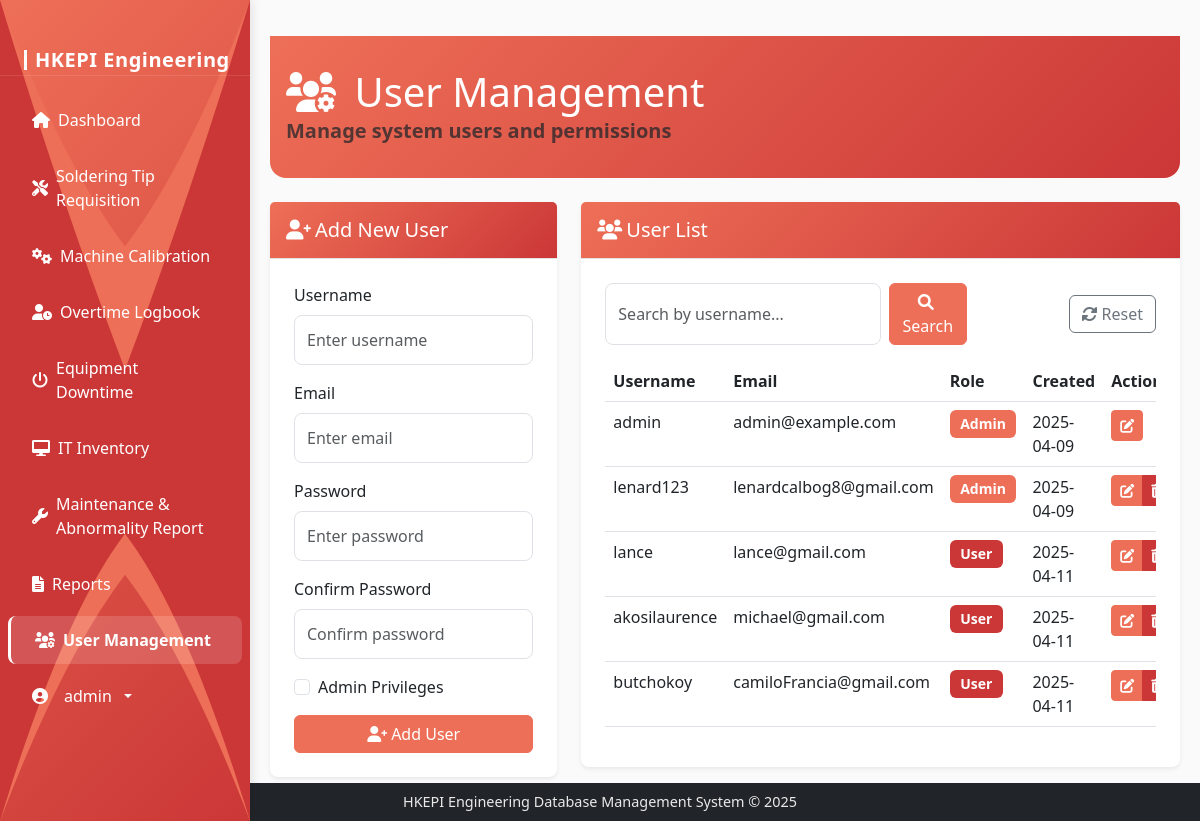
The page /users (signed in) on the database as committed earlier.
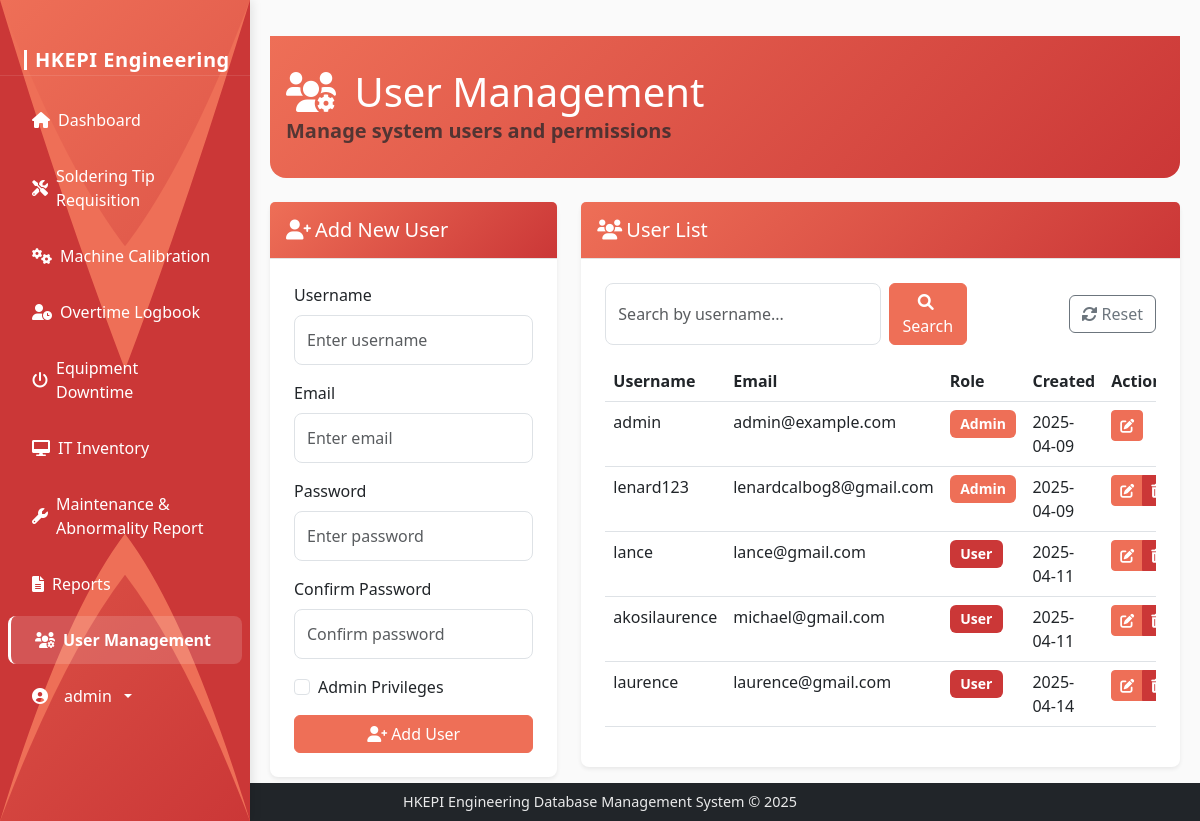
The same page on the database as committed later.
### models.py (models this page shows, shortened)
class User(UserMixin, db.Model):
    id = db.Column(db.Integer, primary_key=True)
    username = db.Column(db.String(64), unique=True, nullable=False)
    email = db.Column(db.String(120), unique=True, nullable=False)
    password_hash = db.Column(db.String(256), nullable=False)
    is_admin = db.Column(db.Boolean, default=False)
    date_created = db.Column(db.DateTime, default=datetime.utcnow)

### routes.py (the view)
@app.route('/users')
@login_required
def user_management():
    if not current_user.is_admin:
        flash('Access denied. Admin privileges required.', 'danger')
        return redirect(url_for('dashboard'))
    search_query = request.args.get('search', '')
    if search_query:
        users = User.query.filter(
            User.username.ilike(f'%{search_query}%')
        ).all()
    else:
        users = User.query.all()
    form = UserForm()
    return render_template('user_management.html', users=users, form=form, search_query=search_query)

### forms.py
class UserForm(FlaskForm):
    username = StringField('Username', validators=[DataRequired(), Length(min=3, max=64)])
    email = StringField('Email', validators=[DataRequired(), Email(), Length(max=120)])
    password = PasswordField('Password', validators=[Optional(), Length(min=6, max=64)])
    confirm_password = PasswordField('Confirm Password', validators=[
        Optional(),
        EqualTo('password', message='Passwords must match')
    ])
    is_admin = BooleanField('Admin Privileges')

### app.py (called while the page is built)
@login_manager.user_loader
def load_user(user_id):
    return User.query.get(int(user_id))

### templates/user_management.html (shortened to what the changed rows need)
{% extends 'base.html' %}
{% block content %}
<div class="container-fluid content-area">
    <div class="dashboard-header mb-4">
        <div class="header-content">
            <h1 class="mb-0" style="color: white;">
                <i class="fas fa-users-cog me-2" style="color: white;"></i>
                User Management
            </h1>
        </div>
    </div>
    <div class="row mb-4">
        <div class="col-md-8">
            <div class="card">
                <div class="card-body">
                    <div class="table-responsive">
                        <table class="table table-hover">
                            <thead>
                                <tr>
                                    <th>Username</th>
                                    <th>Email</th>
                                    <th>Role</th>
                                    <th>Created</th>
                                    <th>Actions</th>
                                </tr>
                            </thead>
                            <tbody>
                                {% for user in users %}
                                <tr>
                                    <td>{{ user.username }}</td>
                                    <td>{{ user.email }}</td>
                                    <td>
                                        {% if user.is_admin %}
                                        <span class="badge bg-primary">Admin</span>
                                        {% else %}
                                        <span class="badge bg-secondary">User</span>
                                        {% endif %}
                                    </td>
                                    <td>{{ user.date_created.strftime('%Y-%m-%d') }}</td>
                                    <td>
                                        <div class="btn-group btn-group-sm" role="group">
                                            <a href="{{ url_for('edit_user', user_id=user.id) }}" class="btn btn-warning">
                                                <i class="fas fa-edit"></i>
                                            </a>
                                            {% if user.id != current_user.id %}
                                            <button type="button" class="btn btn-danger" data-bs-toggle="modal" data-bs-target="#deleteUserModal-{{ user.id }}">
                                                <i class="fas fa-trash-alt"></i>
                                            </button>
                                            {% endif %}
                                        </div>
                                    </td>
                                </tr>
                                {% endfor %}
                            </tbody>
                        </table>
                    </div>
                </div>
            </div>
        </div>
    </div>
</div>
{% endblock %}

### templates/base.html (shortened to what the changed rows need)
<!DOCTYPE html>
<html lang="en" data-bs-theme="light" style="height: 100%;">
<head>
    <link href="https://cdn.jsdelivr.net/npm/bootstrap@5.3.0/dist/css/bootstrap.min.css" rel="stylesheet">
    <link rel="stylesheet" href="https://cdnjs.cloudflare.com/ajax/libs/font-awesome/6.0.0/css/all.min.css">
    <link rel="stylesheet" type="text/css" href="https://cdn.jsdelivr.net/npm/daterangepicker/daterangepicker.css" />
    <link rel="stylesheet" href="{{ url_for('static', filename='css/style.css') }}">
</head>
<body class="{% block body_class %}{% endblock %}" style="height: 100%; margin: 0;">
    <nav class="sidebar" id="sidebar">
        {% if current_user.is_authenticated %}
        <ul class="sidebar-nav nav flex-column">
            <li class="nav-item">
                <a class="nav-link {% if request.path == url_for('dashboard') %}active fw-bold{% endif %}" href="{{ url_for('dashboard') }}">
                    <i class="fas fa-home"></i>
                    <span>Dashboard</span>
                </a>
            </li>
            <li class="nav-item">
                <a class="nav-link {% if request.path == url_for('soldering_tips') %}active fw-bold{% endif %}" href="{{ url_for('soldering_tips') }}">
                    <i class="fas fa-tools"></i>
                    <span>Soldering Tip Requisition</span>
                </a>
            </li>
            <li class="nav-item">
                <a class="nav-link {% if request.path == url_for('machine_calibrations') %}active fw-bold{% endif %}" href="{{ url_for('machine_calibrations') }}">
                    <i class="fas fa-cogs"></i>
                    <span>Machine Calibration</span>
                </a>
            </li>
            <li class="nav-item">
                <a class="nav-link {% if request.path == url_for('overtime_logbook') %}active fw-bold{% endif %}" href="{{ url_for('overtime_logbook') }}">
                    <i class="fas fa-user-clock"></i>
                    <span>Overtime Logbook</span>
                </a>
            </li>
            <li class="nav-item">
                <a class="nav-link {% if request.path == url_for('equipment_downtime') %}active fw-bold{% endif %}" href="{{ url_for('equipment_downtime') }}">
                    <i class="fas fa-power-off"></i>
                    <span>Equipment Downtime</span>
                </a>
            </li>
            <li class="nav-item">
                <a class="nav-link {% if request.path == url_for('it_inventory') %}active fw-bold{% endif %}" href="{{ url_for('it_inventory') }}">
                    <i class="fas fa-desktop"></i>
                    <span>IT Inventory</span>
                </a>
            </li>
            <li class="nav-item">
                <a class="nav-link {% if request.path == url_for('maintenance_reports') %}active fw-bold{% endif %}" href="{{ url_for('maintenance_reports') }}">
                    <i class="fas fa-wrench"></i>
                    <span>Maintenance & Abnormality Report</span>
                </a>
            </li>
            <li class="nav-item">
                <a class="nav-link {% if request.path == url_for('reports') %}active fw-bold{% endif %}" href="{{ url_for('reports') }}">
                    <i class="fas fa-file-alt"></i>
                    <span>Reports</span>
                </a>
            </li>
            {% if current_user.is_admin %}
            <li class="nav-item">
                <a class="nav-link {% if request.path == url_for('user_management') %}active fw-bold{% endif %}" href="{{ url_for('user_management') }}">
                    <i class="fas fa-users-cog"></i>
                    <span>User Management</span>
                </a>
            </li>
            {% endif %}
            <li class="nav-item mt-auto">
                <div class="dropdown">
                    <a class="nav-link dropdown-toggle" href="#" id="sidebarDropdown" role="button" data-bs-toggle="dropdown" aria-expanded="false">
                        <i class="fas fa-user-circle me-2"></i>
                        <span>{{ current_user.username }}</span>
                    </a>
                </div>
            </li>
        </ul>
        {% endif %}
    </nav>
        <div class="main-flex-center">
            {% block content %}
            {% endblock %}
        </div>
    </body>
    </html>

Rows that differ between the two databases and show on the page:
removed User: username "butchokoy", email "camiloFrancia@gmail.com", is_admin "User", date_created "2025-04-11"
added User: username "laurence", email "laurence@gmail.com", is_admin "User", date_created "2025-04-14"
